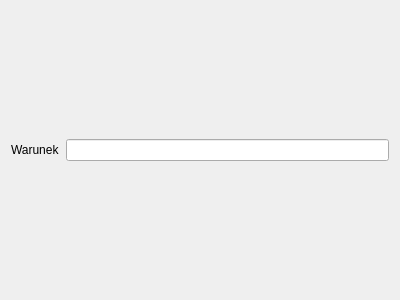
<?xml version="1.0" encoding="UTF-8"?>
<ui version="4.0">
 <class>IfParamWidget</class>
 <widget class="QWidget" name="IfParamWidget">
  <property name="geometry">
   <rect>
    <x>0</x>
    <y>0</y>
    <width>400</width>
    <height>300</height>
   </rect>
  </property>
  <property name="windowTitle">
   <string>Form</string>
  </property>
  <layout class="QGridLayout" name="gridLayout">
   <item row="0" column="0">
    <widget class="QLabel" name="label">
     <property name="text">
      <string>Warunek</string>
     </property>
    </widget>
   </item>
   <item row="0" column="1">
    <widget class="QLineEdit" name="lineEdit"/>
   </item>
  </layout>
 </widget>
 <resources/>
 <connections/>
</ui>
